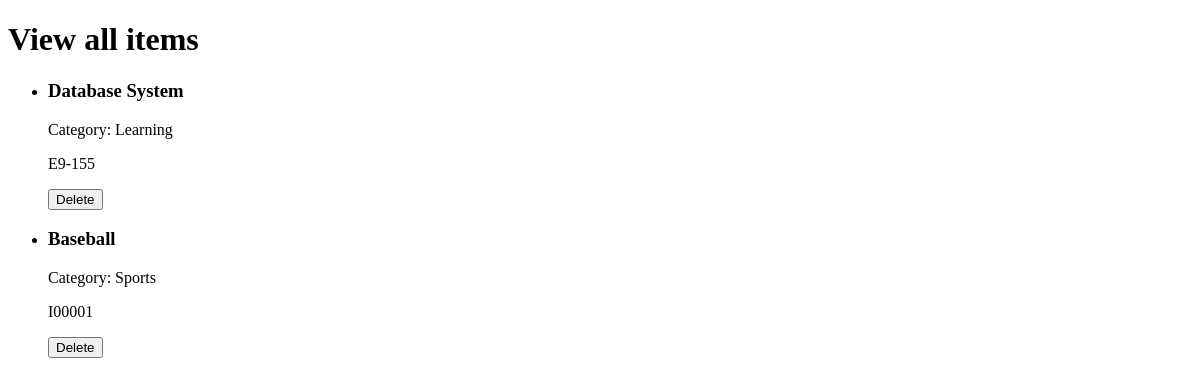
Page /items/listAll on the earlier database version.
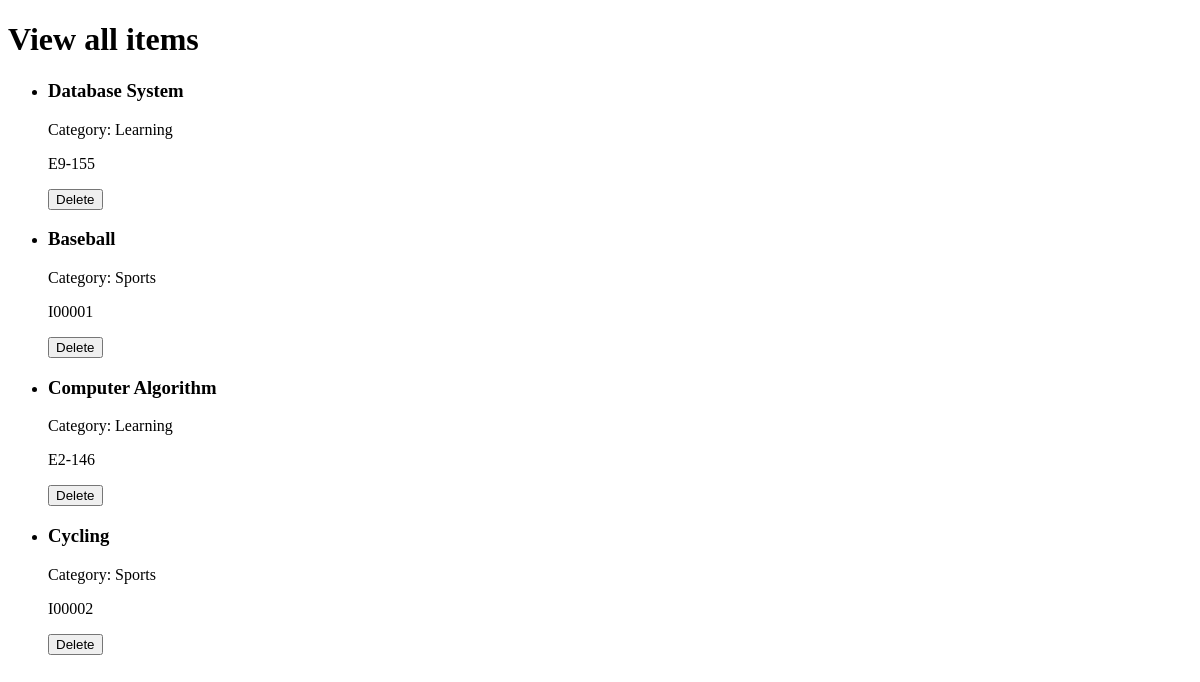
Same page on the later database version.
### MainApp/models.py (models this page shows, shortened)
class Items(db.Model):
    __tablename__ = 'Items'
    Category = db.Column(db.VARCHAR(20), nullable=False)
    ItemNumber = db.Column(db.CHAR(6), primary_key=True)
    Name = db.Column(db.VARCHAR(50), nullable=False)
    item_referenced_by_record = db.relationship('Records', lazy=True, cascade='delete')
    item_referenced_by_goal = db.relationship('Goals', lazy=True, cascade='delete')

### main.py (the view)
@app.route('/items/listAll')
def items_listAll():
    return items_views.listItems()

### MainApp/Items/views.py (called while the page is built)
def listItems():
    numberOfItems = db.session.execute('SELECT COUNT(*) AS Number '+
                                       'FROM Items').fetchall()[0].Number
    if numberOfItems > 0:
        return render_template('items/item_listAll.html', items=Items.query.all())
    else:
        return '<h2>There isn\'t any item</h2>'

### MainApp/templates/items/item_listAll.html (shortened to what this page needs)
<!doctype html>
<html>
    <body>
        <div class="itemContainer">
            <h1 class="itemContainer">View all items</h1>
            <ul class="itemList">
                {% for i in items%}
                <li class="item">
                    <h3 class="item" id="name">{{i.Name}}</h3>
                    <p class="item" id="category">Category: {{i.Category}}</p>
                    <p class="item" id="itemNumber">{{i.ItemNumber}}</p>
                    <button type="deleteRequest" onclick="deleteWarn('{{i.ItemNumber}}')">Delete</button>
                </li>
                {% endfor %}
            </ul>
        </div>
    </body>
</html>

Differences in the rows shown:
added Items: Name "Computer Algorithm", Category "Learning", ItemNumber "E2-146"
added Items: Name "Cycling", Category "Sports", ItemNumber "I00002"
